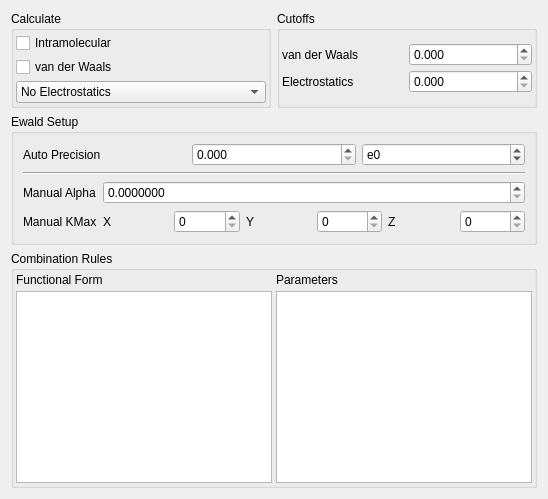
     <widget class="QWidget" name="EnergyFFTab">
      <attribute name="icon">
       <iconset resource="icons.qrc">
        <normaloff>:/forcefield/icons/forcefield_minimise.svg</normaloff>:/forcefield/icons/forcefield_minimise.svg</iconset>
      </attribute>
      <attribute name="title">
       <string>Energy / FF</string>
      </attribute>
      <layout class="QVBoxLayout" name="verticalLayout_11">
       <item>
        <layout class="QHBoxLayout" name="horizontalLayout_6">
         <item>
          <widget class="QGroupBox" name="CalculateGroup">
           <property name="title">
            <string>Calculate</string>
           </property>
           <layout class="QVBoxLayout" name="verticalLayout_7">
            <property name="spacing">
             <number>4</number>
            </property>
            <property name="margin">
             <number>2</number>
            </property>
            <item>
             <widget class="QCheckBox" name="CalculateIntraCheck">
              <property name="text">
               <string>Intramolecular</string>
              </property>
             </widget>
            </item>
            <item>
             <widget class="QCheckBox" name="CalculateVdwCheck">
              <property name="text">
               <string>van der Waals</string>
              </property>
             </widget>
            </item>
            <item>
             <widget class="QComboBox" name="ElectrostaticMethodCombo">
              <item>
               <property name="text">
                <string>No Electrostatics</string>
               </property>
              </item>
              <item>
               <property name="text">
                <string>Coulomb Sum</string>
               </property>
              </item>
              <item>
               <property name="text">
                <string>Ewald Sum (Manual)</string>
               </property>
              </item>
              <item>
               <property name="text">
                <string>Ewald Sum (Automatic)</string>
               </property>
              </item>
             </widget>
            </item>
           </layout>
          </widget>
         </item>
         <item>
          <widget class="QGroupBox" name="CutoffsGroup">
           <property name="title">
            <string>Cutoffs</string>
           </property>
           <layout class="QVBoxLayout" name="verticalLayout_9">
            <property name="spacing">
             <number>4</number>
            </property>
            <property name="margin">
             <number>2</number>
            </property>
            <item>
             <layout class="QGridLayout" name="gridLayout">
              <item row="0" column="0">
               <widget class="QLabel" name="label_2">
                <property name="text">
                 <string>van der Waals</string>
                </property>
               </widget>
              </item>
              <item row="0" column="1">
               <widget class="QDoubleSpinBox" name="VdwCutoffSpin">
                <property name="decimals">
                 <number>3</number>
                </property>
                <property name="maximum">
                 <double>1000000000.000000000000000</double>
                </property>
               </widget>
              </item>
              <item row="1" column="1">
               <widget class="QDoubleSpinBox" name="ElecCutoffSpin">
                <property name="decimals">
                 <number>3</number>
                </property>
               </widget>
              </item>
              <item row="1" column="0">
               <widget class="QLabel" name="label_3">
                <property name="text">
                 <string>Electrostatics</string>
                </property>
               </widget>
              </item>
             </layout>
            </item>
           </layout>
          </widget>
         </item>
        </layout>
       </item>
       <item>
        <widget class="QGroupBox" name="EwaldGroup">
         <property name="title">
          <string>Ewald Setup</string>
         </property>
         <layout class="QVBoxLayout" name="verticalLayout_8">
          <item>
           <layout class="QHBoxLayout" name="horizontalLayout_5">
            <item>
             <widget class="QLabel" name="label_4">
              <property name="text">
               <string>Auto Precision</string>
              </property>
             </widget>
            </item>
            <item>
             <widget class="QDoubleSpinBox" name="EwaldPrecisionMantissaSpin">
              <property name="decimals">
               <number>3</number>
              </property>
              <property name="maximum">
               <double>1.000000000000000</double>
              </property>
              <property name="singleStep">
               <double>0.100000000000000</double>
              </property>
             </widget>
            </item>
            <item>
             <widget class="QSpinBox" name="EwaldPrecisionExponentSpin">
              <property name="prefix">
               <string>e</string>
              </property>
              <property name="minimum">
               <number>-100</number>
              </property>
             </widget>
            </item>
           </layout>
          </item>
          <item>
           <widget class="Line" name="line">
            <property name="orientation">
             <enum>Qt::Horizontal</enum>
            </property>
           </widget>
          </item>
          <item>
           <layout class="QGridLayout" name="gridLayout_2">
            <item row="0" column="0">
             <widget class="QLabel" name="label_35">
              <property name="text">
               <string>Manual Alpha</string>
              </property>
             </widget>
            </item>
            <item row="1" column="0">
             <widget class="QLabel" name="label_36">
              <property name="text">
               <string>Manual KMax</string>
              </property>
             </widget>
            </item>
            <item row="1" column="2">
             <widget class="QSpinBox" name="EwaldManualKXSpin"/>
            </item>
            <item row="1" column="4">
             <widget class="QSpinBox" name="EwaldManualKYSpin"/>
            </item>
            <item row="1" column="1">
             <widget class="QLabel" name="label_37">
              <property name="sizePolicy">
               <sizepolicy hsizetype="Minimum" vsizetype="Preferred">
                <horstretch>0</horstretch>
                <verstretch>0</verstretch>
               </sizepolicy>
              </property>
              <property name="text">
               <string>X</string>
              </property>
             </widget>
            </item>
            <item row="1" column="3">
             <widget class="QLabel" name="label_41">
              <property name="text">
               <string>Y</string>
              </property>
             </widget>
            </item>
            <item row="1" column="5">
             <widget class="QLabel" name="label_42">
              <property name="text">
               <string>Z</string>
              </property>
             </widget>
            </item>
            <item row="1" column="6">
             <widget class="QSpinBox" name="EwaldManualKZSpin"/>
            </item>
            <item row="0" column="1" colspan="6">
             <widget class="QDoubleSpinBox" name="EwaldManualAlphaSpin">
              <property name="decimals">
               <number>7</number>
              </property>
              <property name="maximum">
               <double>2.000000000000000</double>
              </property>
              <property name="singleStep">
               <double>0.010000000000000</double>
              </property>
             </widget>
            </item>
           </layout>
          </item>
         </layout>
        </widget>
       </item>
       <item>
        <widget class="QGroupBox" name="CombinationGroup">
         <property name="sizePolicy">
          <sizepolicy hsizetype="Expanding" vsizetype="Expanding">
           <horstretch>0</horstretch>
           <verstretch>0</verstretch>
          </sizepolicy>
         </property>
         <property name="title">
          <string>Combination Rules</string>
         </property>
         <layout class="QVBoxLayout" name="verticalLayout_10">
          <property name="spacing">
           <number>4</number>
          </property>
          <property name="margin">
           <number>2</number>
          </property>
          <item>
           <layout class="QGridLayout" name="gridLayout_4">
            <item row="0" column="0">
             <widget class="QLabel" name="label_43">
              <property name="text">
               <string>Functional Form</string>
              </property>
             </widget>
            </item>
            <item row="1" column="0">
             <widget class="QListWidget" name="FunctionalFormList">
              <property name="editTriggers">
               <set>QAbstractItemView::NoEditTriggers</set>
              </property>
              <property name="selectionBehavior">
               <enum>QAbstractItemView::SelectRows</enum>
              </property>
             </widget>
            </item>
            <item row="0" column="1">
             <widget class="QLabel" name="label_44">
              <property name="text">
               <string>Parameters</string>
              </property>
             </widget>
            </item>
            <item row="1" column="1">
             <widget class="QTableWidget" name="ParameterTable">
              <property name="editTriggers">
               <set>QAbstractItemView::NoEditTriggers</set>
              </property>
              <property name="selectionMode">
               <enum>QAbstractItemView::SingleSelection</enum>
              </property>
              <property name="selectionBehavior">
               <enum>QAbstractItemView::SelectRows</enum>
              </property>
             </widget>
            </item>
           </layout>
          </item>
         </layout>
        </widget>
       </item>
      </layout>
     </widget>
